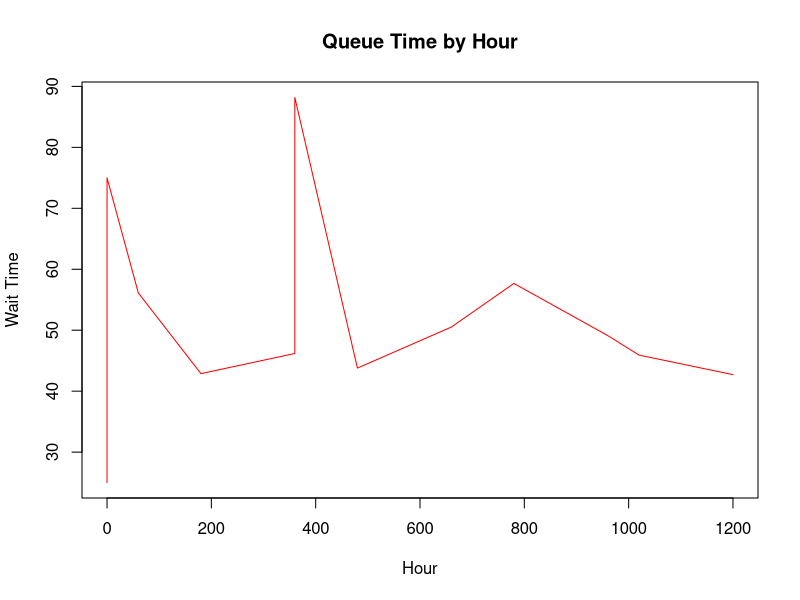

The R source for this figure: (Note: this script raises an error after producing the figure.)
## ---- chunk 1
########################Initial Parameters#######################
set.seed(1234)
n=12  #should be 12 by the problem...
#################################################################

##################Set Up Interarrival Times######################
ia=rep(0,n) #initialize array for interarrival time (pmf)
s=c(rep(0,230),rep(60,370),rep(120,280),rep(180,120)) #pmf
ia[1]=0
ia[2]=0
ia[3:n]=sample(s,n-3+1,replace=T)
#################################################################

#######################Calculate Arrival Time####################
ac=rep(0,n) #initialize array for arrival time (arrival clock)
ac[1:2]=0
for (i in 3:n){ac[i]=ac[i-1]+ia[i]}   
#################################################################

#######################Calculate Service Time####################
st=rnorm(n,50,8) #normal distrribution
sb=rep(0,n)  #time service begins
se=rep(0,n)  #time service ends
sb[1]=0
sb[2]=25
se[1]=25
se[2]=75
for (i in 3:n){sb[i]=max(sb[i-1]+st[i-1], ac[i])}
se[3:n]=sb[3:n]+st[3:n]
#################################################################

#######################Calculate OtherTimes######################
wt=se-ac  #wait time
it=rep(0,n)
it[1]=0
for (i in 2:n){it[i]=max(0,ac[i]-se[i-1])}
a=seq(1:n)
#################################################################


#######################Make it Pretty############################
mydata=data.frame(cbind(a,ia,ac,st,sb,wt,se,it))
plot(wt~ac, main="Queue Time by Hour", col="red", xlab="Hour", 
ylab="Wait Time", type="l")
write.csv(mydata, "output.csv")
#################################################################
## ---- chunk 2
mean(wt)
## ---- chunk 3
mean(se-sb)
## ---- chunk 4
max(wt)
## ---- chunk 5
nc <- .35 * 8 + .30 * 10 + .25 * 12 + .10 * 14 # number of customers
do <- .4 * 1 + .3 * 2 + .2 * 3 + .1 * 4 # dozens ordered
tot <- nc * do;tot
## ---- chunk 6
set.seed(1234)
n=5
cust=rep(0,n)
s=c(rep(8,35),rep(10,30),rep(12,25),rep(14,10)) #customers
cust[1:n]=sample(s,n,replace=T)

doz=rep(0,n)
s=c(rep(1,4),rep(2,3),rep(3,2),rep(4,1)) #dozens
doz[1:n]=sample(s,n,replace=T)

q <- cust*doz #total dozens
profit <- 8.4-5.8
profitG <- 8.4/2 - 5.8
## ---- chunk 7
x <- rnorm(50, 100, sqrt(100))
y <- rnorm(50, 300, sqrt(225))
z <- rnorm(50, 40, sqrt(64))
w <- (x + y) / z
hist(w, breaks = seq(3,21,by=3))
## ---- chunk 8
data <- cbind(1:25, round(rnorm(25,5,1.5)))
write.csv(data, "output.csv")
